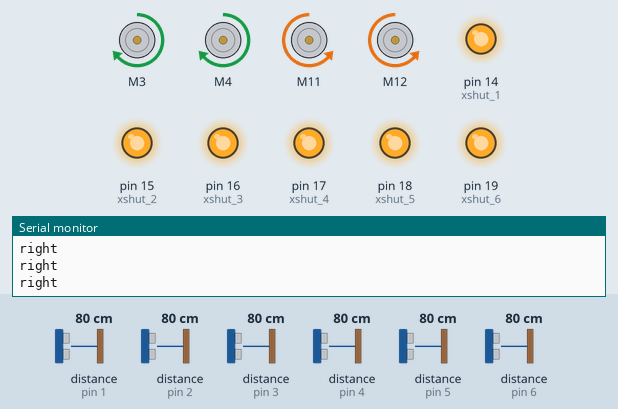
This sketch was run on a simulated Arduino Mega 2560, built with avr-gcc and run on an emulated ATmega2560. On the bench: 4 × DC motor (green arrow = forward, orange = backward, longer = faster), output pins drawn as LEDs (lit = HIGH), the last lines printed to the serial monitor. Inputs (shaded band) come from the test bench; at power-on: distance to the obstacle (sensors on pin 1, pin 2, pin 4, pin 3, pin 5, pin 6) 80 cm. Random numbers use the default seed unless the sketch sets one.

Above: at 2.5 s.
2.6 s: distance to the obstacle (sensor on pin 1) set to 12 cm
4.1 s: distance to the obstacle (sensor on pin 1) set to 9 cm
At 5.2 s:
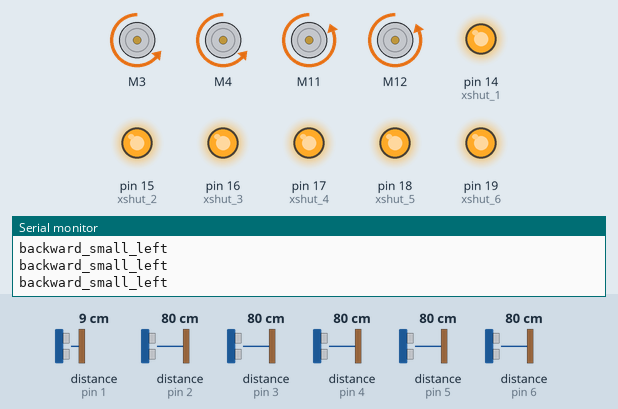
5.7 s: distance to the obstacle (sensor on pin 2) set to 12 cm
7.2 s: distance to the obstacle (sensor on pin 2) set to 9 cm
At 8.2 s:
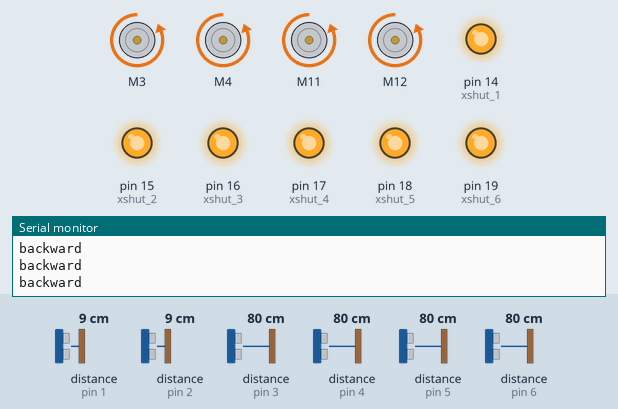
8.9 s: distance to the obstacle (sensor on pin 4) set to 12 cm
10.4 s: distance to the obstacle (sensor on pin 4) set to 9 cm
At 11.2 s:
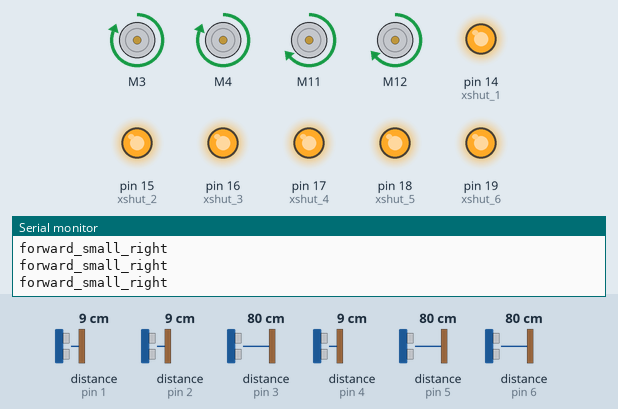
Timing chart, 0 to 13.1 s (numbered marks = the images above; inputs shaded):
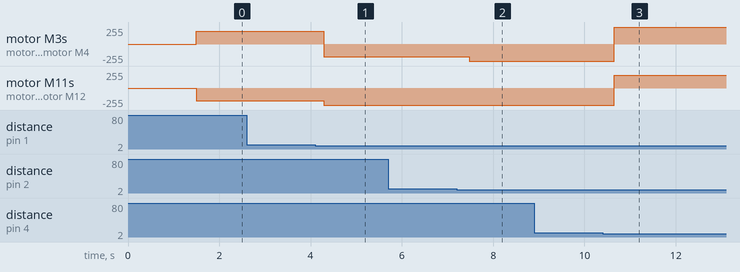

Measured:
- the behaviour switches between 11 and 10 cm on distance to the obstacle (sensor on pin 1) (found by bisection; images 0 and 1)
- the behaviour switches between 11 and 10 cm on distance to the obstacle (sensor on pin 2) (found by bisection; images 1 and 2)
- the behaviour switches between 11 and 10 cm on distance to the obstacle (sensor on pin 4) (found by bisection; images 2 and 3)
- after the input at 4.1 s, motor M3, motor M4: forward 190/255 → backward 190/255 after 0.19 s; motor M11, motor M12: backward 190/255 → backward 255/255 after 0.19 s
- after the input at 7.2 s, motor M3, motor M4: backward 190/255 → backward 255/255 after 0.27 s
- after the input at 10.4 s, motor M3, motor M4: backward 255/255 → forward 255/255 after 0.25 s; motor M11, motor M12: backward 255/255 → forward 190/255 after 0.25 s

The sketch:

Sumo_R_11_1.ino
```cpp
#include <Wire.h>
#include <VL53L0X.h>
#include <SparkFun_TB6612.h>

#include "Adafruit_VL53L0X.h"
Adafruit_VL53L0X lox = Adafruit_VL53L0X();

#include <QTRSensors.h>

QTRSensors qtr;
QTRSensors qtr2;

const uint8_t SensorCount = 8;
int sensorValues1[SensorCount];
int sensorValues2[SensorCount];

VL53L0X laser_1;
VL53L0X laser_2;
VL53L0X laser_3;
VL53L0X laser_4;
VL53L0X laser_5;
VL53L0X laser_6;

#define  xshut_1 14
#define  xshut_2 15
#define  xshut_3 16
#define  xshut_4 17
#define  xshut_5 18
#define  xshut_6 19

int a, b, c, d, e, f;

#define L1_LED 33
#define L2_LED 32

#define PWM_1 8
#define PWM_2 9

#define M1_a2 2
#define M1_a1 3
#define M1_b1 4
#define M1_b2 5
#define STBY 20


#define M2_a2 10
#define M2_a1 11
#define M2_b1 12
#define M2_b2 13

const int offsetA = 1;
const int offsetB = 1;

#define buzzer 46

boolean Flag1 = true;

Motor motor1 = Motor(M1_a1, M1_a2, PWM_1, offsetA, STBY);
Motor motor2 = Motor(M1_b1, M1_b2, PWM_2, offsetB, STBY);
Motor motor3 = Motor(M2_a1, M2_a2, PWM_1, offsetA, STBY);
Motor motor4 = Motor(M2_b1, M2_b2, PWM_2, offsetB, STBY);
int full_speed = 255;
int small_speed = 190;
uint16_t position1;
uint16_t position2;

unsigned long CurrentTime;
unsigned long ChaosTime;
bool haos;
int distance = 100;
int distance2 = 500;

void setup() {
  pinMode(xshut_6, OUTPUT);
  pinMode(xshut_5, OUTPUT);
  pinMode(xshut_4, OUTPUT);
  pinMode(xshut_3, OUTPUT);
  pinMode(xshut_2, OUTPUT);
  pinMode(xshut_1, OUTPUT);

  digitalWrite(xshut_1, LOW);
  digitalWrite(xshut_2, LOW);
  digitalWrite(xshut_3, LOW);
  digitalWrite(xshut_4, LOW);
  digitalWrite(xshut_5, LOW);
  digitalWrite(xshut_6, LOW);

  delay(100);
  Wire.begin();

  Serial.begin(115200);

  digitalWrite(xshut_1, HIGH);
  delay(100);
  //Serial.println("00");
  laser_1.init(true);
  //Serial.println("01");
  delay(100);
  laser_1.setAddress((uint8_t)01);
  //Serial.println("02");

  digitalWrite(xshut_2, HIGH);
  delay(100);
  laser_2.init(true);
  //Serial.println("03");
  delay(100);
  laser_2.setAddress((uint8_t)02);
  //Serial.println("04");

  digitalWrite(xshut_3, HIGH);
  delay(100);
  laser_3.init(true);
  //Serial.println("05");
  delay(100);
  laser_3.setAddress((uint8_t)03);
  //Serial.println("06");

  digitalWrite(xshut_4, HIGH);
  delay(100);
  //Serial.println("07");
  laser_4.init(true);
  //Serial.println("08");
  delay(100);
  laser_4.setAddress((uint8_t)04);
  //Serial.println("09");

  digitalWrite(xshut_5, HIGH);
  delay(100);
  //Serial.println("10");
  laser_5.init(true);
  //Serial.println("11");
  delay(100);
  laser_5.setAddress((uint8_t)05);
  //Serial.println("12");

  digitalWrite(xshut_6, HIGH);
  delay(100);
  //Serial.println("13");
  laser_6.init(true);
  //Serial.println("14");
  delay(100);
  laser_6.setAddress((uint8_t)06);
  //Serial.println("15");

  //Serial.println("addresses set");

  laser_1.startContinuous();
  laser_2.startContinuous();
  laser_3.startContinuous();
  laser_4.startContinuous();
  laser_5.startContinuous();
  laser_6.startContinuous();


  qtr.setTypeAnalog();
  qtr.setSensorPins((const uint8_t[]) {
    A1, A3, A5, A7, A9, A11, A13, A15
  }, SensorCount);
  qtr.setEmitterPin(33);
  qtr2.setTypeAnalog();
  qtr2.setSensorPins((const uint8_t[]) {
    A0, A2, A4, A6, A8, A10, A12, A14
  }, SensorCount);
  qtr2.setEmitterPin(32);

  millis();
}

void loop() {
  a = laser_1.readRangeContinuousMillimeters();
  b = laser_2.readRangeContinuousMillimeters();
  c = laser_3.readRangeContinuousMillimeters();
  d = laser_4.readRangeContinuousMillimeters();
  e = laser_5.readRangeContinuousMillimeters();
  f = laser_6.readRangeContinuousMillimeters();
  if ((d > distance && e > distance && f > distance && a > distance && b > distance && c > distance)) {
    //Search
    right();
    CurrentTime = millis();
    if ((millis() - CurrentTime) >= 2000) {
		int rnd = random(0, 3);
		haos_moving(0);
     }
    //haos = true;
  }
  else {
	  // Front Lasers
	  if (d <= distance || e <= distance || f <= distance2 ){
		 int StatusLasers2 = 0;
		  if (f <= distance){StatusLasers2 += 2;}
		  if (e <= distance){StatusLasers2 += 3;}
		  if (d <= distance){StatusLasers2 += 7;}
		  if (StatusLasers2 == 2){forward_small_left();}
		  else if(StatusLasers2 == 3){forward();}
		  else if(StatusLasers2 == 7){forward_small_right();}
		  else{forward();}
	  }//Back Lasers
	  else if(a <= distance2 || b <= distance2 || c <= distance2){
		  int StatusLasers = 0;
		  if (a <= distance){StatusLasers += 2;}
		  if (b <= distance){StatusLasers += 3;}
		  if (c <= distance){StatusLasers += 7;}
		  if (StatusLasers == 2){backward_small_left();}
		  else if(StatusLasers == 3){backward();}
		  else if(StatusLasers == 7){backward_small_right();}
		  else{backward();}
	  }
  }
 // color_function();
}

void color_function() {
  //colors();
  int max = 4;
  int cnt_1 = 0;
  int cnt_2 = 0;
  qtr.read(sensorValues1);
  qtr2.read(sensorValues2);

  for (uint8_t i = 1; i < SensorCount; i++)
  {
    if (sensorValues1 > 400) {
      cnt_1 ++;
    }
    if (sensorValues2 > 400) {
      cnt_2 ++;
    }
    if (cnt_1 >=  max) {
      backward();
	  delay(100);
      break;
    }
    if (cnt_2 >=  max) {
		forward();
		delay(100);
		break;
    }

  }


}


void haos_moving(int rnd) {

	if (rnd == 0){forward();}
	else if (rnd == 1){backward();}
	else if (rnd == 2){right();}
	else if (rnd == 3){left();}
	ChaosTime = millis();
	while (millis() - ChaosTime <= 1000){
		//color_function();
	}
	haos = false;
}


void forward() {
  Serial.println("forward");
  forward(motor1, motor2, full_speed);
  forward(motor3, motor4, full_speed);
}

void forward_small_right() {
  Serial.println("forward_small_right");
  forward(motor1, motor2, full_speed);
  forward(motor3, motor4, small_speed);
}
void forward_small_left() {
  Serial.println("forward_small_left");
  forward(motor3, motor4, full_speed);
  forward(motor1, motor2, small_speed);
}

void backward() {
  Serial.println("backward");
  back(motor1, motor2, full_speed);
  back(motor3, motor4, full_speed);
}

void backward_small_right() {
  Serial.println("backward_small_right");
  back(motor1, motor2, full_speed);
  back(motor3, motor4, small_speed);
}
void backward_small_left() {
  Serial.println("backward_small_left");
  back(motor1, motor2, small_speed);
  back(motor3, motor4, full_speed);
}

void stopp() {
  Serial.println("stop");
  brake(motor1, motor2);
  brake(motor3, motor4);
}

void right() {
  Serial.println("right");
  forward(motor1, motor2, small_speed);
  back(motor3, motor4, small_speed);

}

void left() {
  Serial.println("left");
  forward(motor3, motor4, full_speed);
  back(motor1, motor2, full_speed);
}
```
